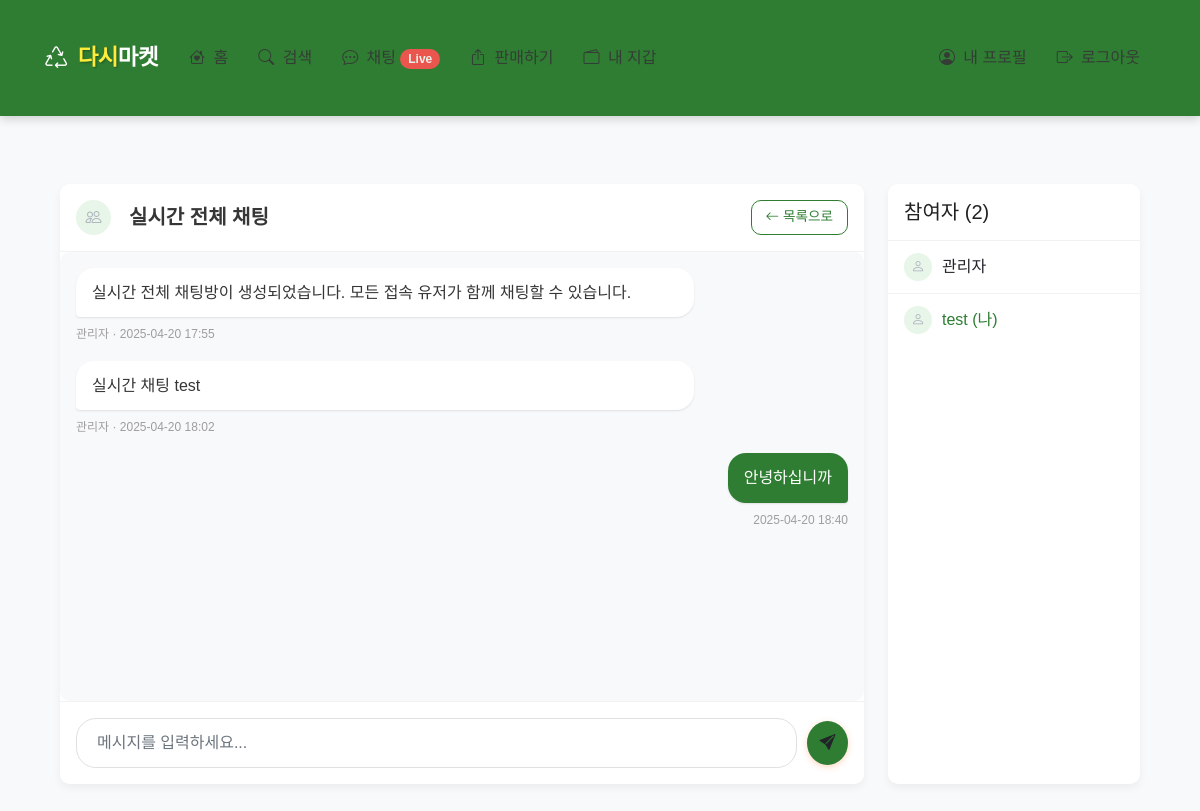
/chat/room/6 (signed in), run on the app's committed database.
### app/models.py (models this page shows, shortened)
class ChatRoom(db.Model):
    __tablename__ = 'chat_rooms'
    id = db.Column(db.Integer, primary_key=True)
    name = db.Column(db.String(100), nullable=True)  # 전체 채팅방일 경우 이름 지정 가능
    type = db.Column(db.String(20), nullable=False)  # 'private' (1대1) 또는 'public' (전체)
    created_at = db.Column(db.DateTime, default=datetime.utcnow)
    messages = db.relationship('ChatMessage', backref='chat_room', lazy='dynamic', cascade='all, delete-orphan')
    participants = db.relationship('ChatParticipant', backref='chat_room', lazy='dynamic', cascade='all, delete-orphan')

class ChatMessage(db.Model):
    __tablename__ = 'chat_messages'
    id = db.Column(db.Integer, primary_key=True)
    chat_room_id = db.Column(db.Integer, db.ForeignKey('chat_rooms.id'), nullable=False)
    sender_id = db.Column(db.Integer, db.ForeignKey('users.id'), nullable=False)
    content = db.Column(db.Text, nullable=False)
    created_at = db.Column(db.DateTime, default=datetime.utcnow)
    sender = db.relationship('User', backref='chat_messages')

class User(UserMixin, db.Model):
    __tablename__ = 'users'
    id = db.Column(db.Integer, primary_key=True)
    email = db.Column(db.String(120), unique=True, nullable=False)
    password_hash = db.Column(db.String(256), nullable=False)
    username = db.Column(db.String(64), nullable=False)
    profile_image = db.Column(db.String(120), nullable=True)
    created_at = db.Column(db.DateTime, default=datetime.utcnow)
    is_admin = db.Column(db.Boolean, default=False)
    is_active = db.Column(db.Boolean, default=True)
    products = db.relationship('Product', backref='seller', lazy='dynamic')
    wallet = db.relationship('Wallet', backref='user', uselist=False)

### app/chat/routes.py (the view, shortened to what this page needs)
@bp.route('/room/<int:room_id>', methods=['GET'])
@login_required
def view_room(room_id):
    chat_room = ChatRoom.query.get_or_404(room_id)
    participation = ChatParticipant.query.filter_by(
        user_id=current_user.id,
        chat_room_id=room_id
    ).first()
    messages = ChatMessage.query.filter_by(chat_room_id=room_id).order_by(ChatMessage.created_at).all()
    participation.last_read_at = datetime.utcnow()
    db.session.commit()
    other_user = None
    participants = []
    if chat_room.type == 'public':
        participants = ChatParticipant.query.filter_by(chat_room_id=room_id).all()
        participant_users = [User.query.get(p.user_id) for p in participants]
        participants = participant_users
    return render_template(
        'chat/room.html',
        title=f'채팅방 - {chat_room.name or "1:1 채팅"}',
        chat_room=chat_room,
        messages=messages,
        other_user=other_user,
        participants=participants
    )

### app/models.py (called while the page is built)
@login_manager.user_loader
def load_user(id):
    return User.query.get(int(id))

### app/templates/chat/room.html (shortened to what this page needs)
{% extends 'base.html' %}
{% block content %}
<div class="container py-4">
    <div class="row g-4">
        <div class="col-md-9">
            <div class="card chat-card">
                <div class="card-header">
                    <div class="d-flex justify-content-between align-items-center">
                        <div class="d-flex align-items-center">
                            {% if chat_room.type == 'private' and other_user %}
                                {% if other_user.profile_image %}
                                    <img src="{{ url_for('static', filename='uploads/' + other_user.profile_image) }}" class="user-avatar" alt="{{ other_user.username }}">
                                {% else %}
                                    <div class="user-avatar">
                                        <i class="bi bi-person"></i>
                                    </div>
                                {% endif %}
                                <h5 class="mb-0 ms-2">{{ other_user.username }}</h5>
                            {% else %}
                                <div class="user-avatar">
                                    <i class="bi bi-people"></i>
                                </div>
                                <h5 class="mb-0 ms-2">{{ chat_room.name }}</h5>
                            {% endif %}
                        </div>
                        <a href="{{ url_for('chat.index') }}" class="btn btn-sm btn-outline-primary">
                            <i class="bi bi-arrow-left"></i> 목록으로
                        </a>
                    </div>
                </div>
                <div class="chat-messages" id="messageContainer">
                    {% if messages %}
                        {% for message in messages %}
                            <div class="message-item {% if message.sender_id == current_user.id %}text-end{% endif %}" data-message-id="{{ message.id }}">
                                <div class="message-content">
                                    {{ message.content }}
                                </div>
                                <div class="message-info">
                                    {% if message.sender_id != current_user.id %}
                                        {{ message.sender.username }} ·
                                    {% endif %}
                                    {{ message.created_at|format_datetime }}
                                </div>
                            </div>
                        {% endfor %}
                    {% else %}
                        <div class="text-empty">
                            <p>대화 내용이 없습니다. 첫 메시지를 보내보세요!</p>
                        </div>
                    {% endif %}
                </div>
                <div class="card-footer">
                    <form id="messageForm" action="{{ url_for('chat.send_message', room_id=chat_room.id) }}" method="post">
                        <div class="chat-input-group">
                            <input type="text" class="form-control" id="content" name="content" placeholder="메시지를 입력하세요..." autocomplete="off" required>
                            <button type="submit" class="btn btn-send">
                                <i class="bi bi-send-fill"></i>
                            </button>
                        </div>
                    </form>
                </div>
            </div>
        </div>
        <div class="col-md-3">
            <div class="card chat-room-info">
                <div class="card-header">
                    {% if chat_room.type == 'private' %}
                        <h5 class="mb-0">대화 상대</h5>
                    {% else %}
                        <h5 class="mb-0">참여자 ({{ participants|length }})</h5>
                    {% endif %}
                </div>
                <div class="card-body p-0">
                    {% if chat_room.type == 'private' and other_user %}
                        <div class="p-3">
                            <div class="d-flex align-items-center">
                                {% if other_user.profile_image %}
                                    <img src="{{ url_for('static', filename='uploads/' + other_user.profile_image) }}" class="user-avatar" alt="{{ other_user.username }}">
                                {% else %}
                                    <div class="user-avatar">
                                        <i class="bi bi-person"></i>
                                    </div>
                                {% endif %}
                                <div>
                                    <h6 class="mb-0">{{ other_user.username }}</h6>
                                    <small class="text-muted">{{ other_user.email }}</small>
                                </div>
                            </div>
                        </div>
                    {% elif chat_room.type == 'public' and participants %}
                        <div class="list-group list-group-flush">
                            {% for user in participants %}
                                <div class="list-group-item">
                                    <div class="d-flex align-items-center">
                                        {% if user.profile_image %}
                                            <img src="{{ url_for('static', filename='uploads/' + user.profile_image) }}" class="user-avatar small" alt="{{ user.username }}">
                                        {% else %}
                                            <div class="user-avatar small">
                                                <i class="bi bi-person"></i>
                                            </div>
                                        {% endif %}
                                        <div>
                                            <h6 class="mb-0 {% if user.id == current_user.id %}text-primary{% endif %}">
                                                {{ user.username }}
                                                {% if user.id == current_user.id %}(나){% endif %}
                                            </h6>
                                        </div>
                                    </div>
                                </div>
                            {% endfor %}
                        </div>
                    {% else %}
                        <div class="text-empty">
                            <p>참여자 정보가 없습니다.</p>
                        </div>
                    {% endif %}
                </div>
            </div>
        </div>
    </div>
</div>
{% endblock %}
{% block styles %}
<link rel="stylesheet" href="https://cdn.jsdelivr.net/npm/bootstrap-icons@1.8.0/font/bootstrap-icons.css">
{% endblock %}

### app/static/css/style.css (style rules this page uses)
:root { --primary-color: #FF7E36; --secondary-color: #56C4C5; --accent-color: #3A86FF; --light-color: #FFF8F0; --dark-color: #363636; --gray-color: #f8f9fa; --border-radius: 10px; --box-shadow: 0 4px 12px rgba(0, 0, 0, 0.08); }
body { font-family: 'Pretendard', 'Noto Sans KR', -apple-system, BlinkMacSystemFont, sans-serif; background-color: var(--light-color); color: var(--dark-color); line-height: 1.6; padding-bottom: 0; }
.btn { border-radius: var(--border-radius); font-weight: 500; padding: 10px 20px; transition: all 0.2s ease; }
.btn-outline-primary { color: var(--primary-color) !important; border-color: var(--primary-color) !important; }
.btn-sm { padding: 6px 14px; font-size: 0.85rem; }
.container { padding: 20px 15px; }
.card { border-radius: var(--border-radius); border: none; box-shadow: var(--box-shadow); transition: transform 0.3s ease, box-shadow 0.3s ease; overflow: hidden; height: 100%; background-color: white; }
.card-body { padding: 1.25rem; }
.card-footer { background-color: white; border-top: 1px solid rgba(0, 0, 0, 0.05); padding: 1rem 1.25rem; }
.chat-messages { background-color: #f8f9fa; border-radius: var(--border-radius); padding: 1rem; height: 450px !important; overflow-y: auto; }
.message-item { margin-bottom: 1rem; display: flex; flex-direction: column; }
.message-item.text-end { align-items: flex-end; }
.message-content { max-width: 80%; padding: 12px 16px !important; margin-bottom: 5px; word-break: break-word; border-radius: 18px !important; position: relative; box-shadow: 0 1px 2px rgba(0, 0, 0, 0.1); }
.message-item.text-end .message-content { background-color: var(--primary-color) !important; color: white; border-bottom-right-radius: 4px !important; }
.message-item:not(.text-end) .message-content { background-color: white !important; color: var(--dark-color); border-bottom-left-radius: 4px !important; }
.message-info { font-size: 0.75rem; color: #9e9e9e; margin-top: 3px; }
.chat-card { border: none; box-shadow: var(--box-shadow); border-radius: var(--border-radius); overflow: hidden; height: 600px; display: flex; flex-direction: column; }
.chat-card .card-header { background-color: white; border-bottom: 1px solid rgba(0, 0, 0, 0.05); padding: 1rem; }
.chat-card .card-header h5 { font-weight: 600; color: var(--dark-color); }
.chat-card .card-footer { background-color: white; border-top: 1px solid rgba(0, 0, 0, 0.05); padding: 1rem; }
.chat-input-group { display: flex; align-items: center; }
.chat-input-group .form-control { border-radius: 20px; padding: 12px 20px; margin-right: 10px; border: 1px solid #e0e0e0; transition: all 0.2s ease; }
.chat-input-group .btn-send { border-radius: 50%; width: 44px; height: 44px; padding: 0; display: flex; align-items: center; justify-content: center; background-color: var(--primary-color); border: none; box-shadow: 0 2px 6px rgba(255, 126, 54, 0.3); }
.chat-room-info { border: none; box-shadow: var(--box-shadow); border-radius: var(--border-radius); overflow: hidden; height: 100%; }
.chat-room-info .card-header { background-color: white; border-bottom: 1px solid rgba(0, 0, 0, 0.05); padding: 1rem; }
.chat-room-info .list-group-item { border: none; border-bottom: 1px solid rgba(0, 0, 0, 0.05); padding: 0.75rem 1rem; }
.chat-room-info .list-group-item:last-child { border-bottom: none; }
.user-avatar { width: 40px; height: 40px; border-radius: 50%; object-fit: cover; background-color: #e9ecef; display: flex; align-items: center; justify-content: center; margin-right: 10px; }
.user-avatar.small { width: 32px; height: 32px; font-size: 14px; }
.user-avatar i { color: #adb5bd; }
.form-control, .form-select { border-radius: var(--border-radius); padding: 12px; border: 1px solid #e0e0e0; transition: all 0.2s ease; }

### data on the page
ChatRoom: name "실시간 전체 채팅"
ChatMessage: content "실시간 전체 채팅방이 생성되었습니다. 모든 접속 유저가 함께 채팅할 수 있습니다.", sender.username "관리자", created_at "2025-04-20 17:55"
ChatMessage: content "실시간 채팅 test", sender.username "관리자", created_at "2025-04-20 18:02"
ChatMessage: content "안녕하십니까", created_at "2025-04-20 18:40"
User: username "관리자"
User: username "test", shows "(나)"

### other printed values
{{ participants|length }} "2"
